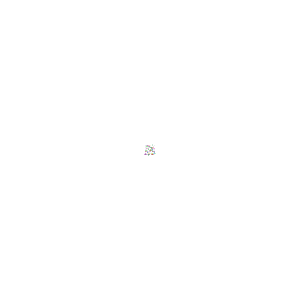
Frame 1 (no input)
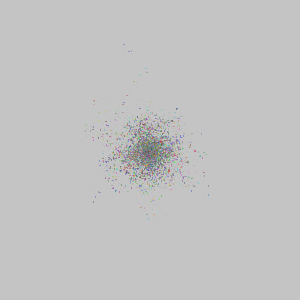
Frame 60 (the mouse pressed at the canvas centre just before this capture)
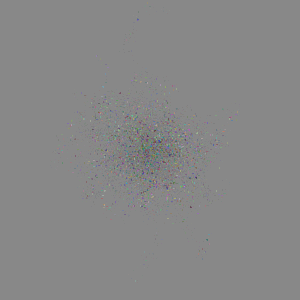
Frame 120 (the mouse held since frame 60 and released just before this capture)

The Processing sketch that drew these frames (run headless with seeded random() and noise(); from frame 60 on, the mouse is pressed at the canvas centre):

// Processing sketch: processing_43199
// ── processing_43199.pde

Bugs[] bugs = new Bugs[200]; //how many initial points would you like? 25, 50, how about 500
 
float sw = 0.5;
 
 
 
void setup() {
  size(300, 300);

 rectMode(CENTER);
  for (int p=0; p < bugs.length;p++) {
    bugs[p] = new Bugs(width/2, height/2); //seeds point array.
  }
}
 
 
 
 
 
void draw() {
 noStroke();
 rect(height/2, width/2, height*1.5, width*1.5);
  fill(0, 1);

  for (int p=0; p < bugs.length; p++) {
    bugs[p].move(); //sets up move command.
    bugs[p].display(); //sets up the drawing of points.
 
 
  }
}
 
 
 
 
 
class Bugs {
 
  float x;
  float y;
 
  Bugs(float x_, float y_) {
    x = x_;
    y = y_;
  }
 
 
  //draws the points with random grayscale stroke color.
  void display() {
    //stroke((random(0, 255)), 10);
    
    stroke((random(0, 255)),(random(0, 255)),(random(0, 255)), 250);
    strokeWeight(sw);
   

    ellipse(x, y, .1, .1);
 
  }
 
 
  //Moves the bugs randomly in x or y between -5 and 5 points.
  void move() {
    x = x + random(-5, 5);
    y = y + random(-5, 5);
  }
}
